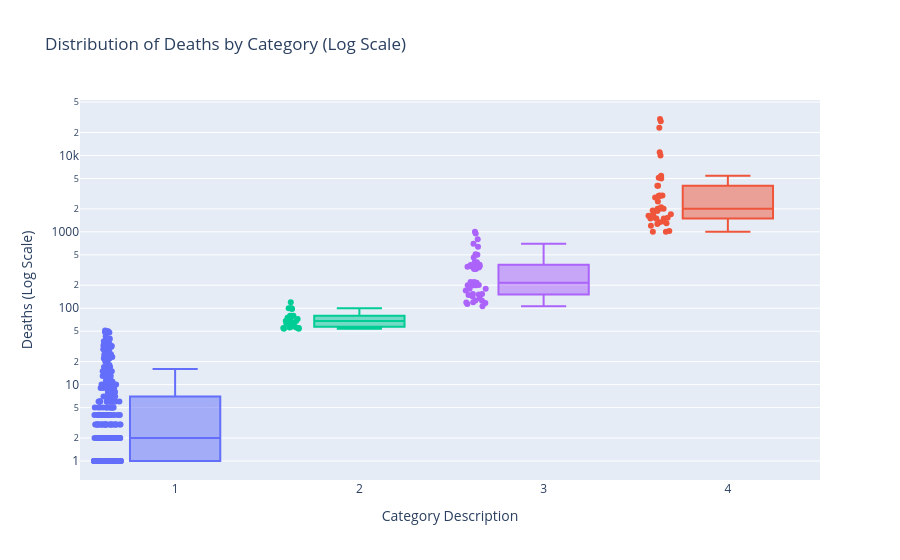
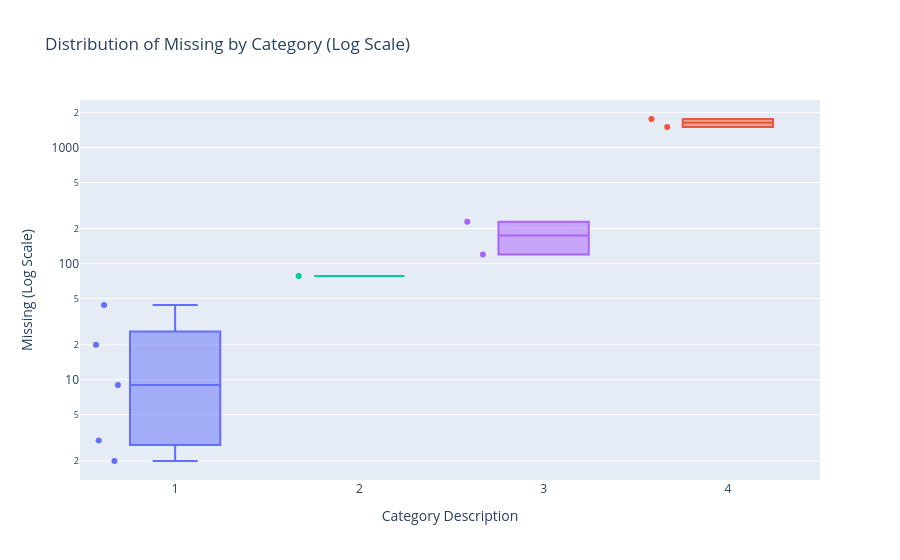
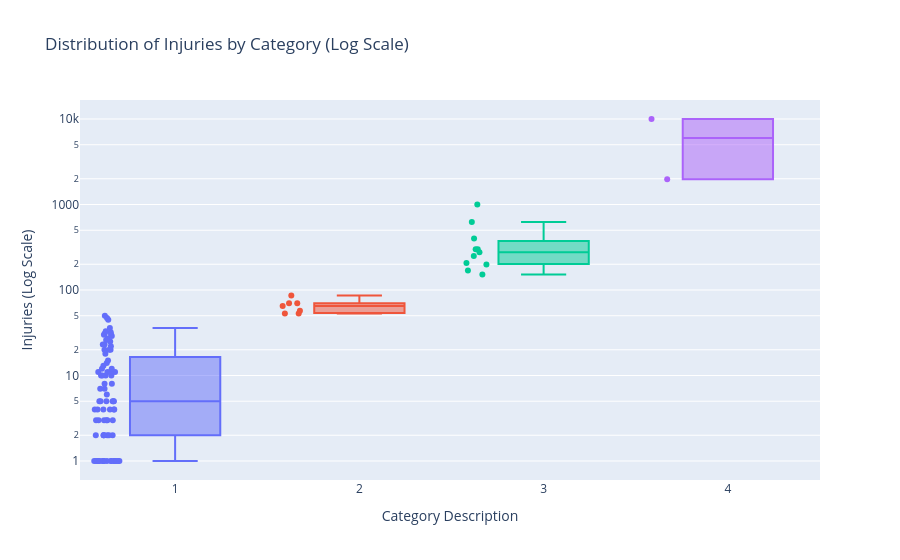
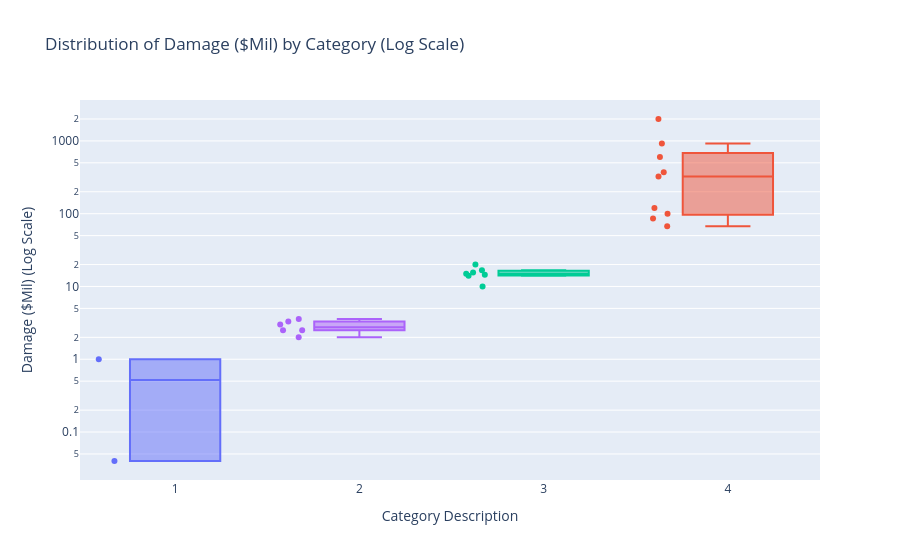

The notebook cell saved with these charts, in order:
### Markdown cell above
Looking at this result we can therefore see that dropping the description columns is not a good idea. We therefore have to find a way to understand this ordinal orders. To do this we will visualise the distribution of the description columns compared to the numerical values they represent in rows where we have both.

### Code cell
def visualize_distributions_by_category(df):
    """
    Creates box plots to visualize the distribution of various quantitative metrics
    for each corresponding description category.
    This helps justify why using the Median is better than the Mean (due to outliers).
    """
    metrics_to_visualize = [
        ('Deaths', 'Death Description'),
        ('Missing', 'Missing Description'),
        ('Injuries', 'Injuries Description'),
        ('Damage ($Mil)', 'Damage Description'),
        ('Houses Destroyed', 'Houses Destroyed Description'),
        ('Total Deaths', 'Total Death Description'),
        ('Total Missing', 'Total Missing Description'),
        ('Total Injuries', 'Total Injuries Description'),
        ('Total Damage ($Mil)', 'Total Damage Description'),
        ('Total Houses Destroyed', 'Total Houses Destroyed Description')
    ]

    for quantitative_col, description_col in metrics_to_visualize:
        df_filtered = df.dropna(subset=[quantitative_col, description_col])

        if df_filtered.empty:
            print(f"No data available for {quantitative_col} and {description_col}. Skipping plot.")
            continue
            
        fig = px.box(df_filtered, 
                     x=description_col, 
                     y=quantitative_col, 
                     points="all", 
                     title=f"Distribution of {quantitative_col} by Category (Log Scale)",
                     log_y=True,
                     labels={description_col: 'Category Description', quantitative_col: f'{quantitative_col} (Log Scale)'},
                     color=description_col
                    )
        
        fig.update_layout(showlegend=False)
        fig.show()

visualize_distributions_by_category(df_agent_divided)

### Figure 1 — Plotly figure (JSON) as saved in the notebook; plotly's stock layout.template omitted (floating-point values rounded to 4 significant figures; data arrays with more than 128 entries replaced by an {"elided": "..."} marker saying what was removed)
{"data": [{"alignmentgroup": "True", "boxpoints": "all", "hovertemplate": "Category Description=%{x}<br>Deaths (Log Scale)=%{y}<extra></extra>", "legendgroup": "1.0", "marker": {"color": "#636efa"}, "name": "1.0", "notched": false, "offsetgroup": "1.0", "orientation": "v", "showlegend": true, "type": "box", "x": {"elided": "336 float values"}, "x0": " ", "xaxis": "x", "y": {"elided": "336 float values"}, "y0": " ", "yaxis": "y"}, {"alignmentgroup": "True", "boxpoints": "all", "hovertemplate": "Category Description=%{x}<br>Deaths (Log Scale)=%{y}<extra></extra>", "legendgroup": "4.0", "marker": {"color": "#EF553B"}, "name": "4.0", "notched": false, "offsetgroup": "4.0", "orientation": "v", "showlegend": true, "type": "box", "x": [4.0, 4.0, 4.0, 4.0, 4.0, 4.0, 4.0, 4.0, 4.0, 4.0, 4.0, 4.0, 4.0, 4.0, 4.0, 4.0, 4.0, 4.0, 4.0, 4.0, 4.0, 4.0, 4.0, 4.0, 4.0, 4.0, 4.0, 4.0, 4.0, 4.0, 4.0, 4.0, 4.0, 4.0, 4.0, 4.0, 4.0, 4.0], "x0": " ", "xaxis": "x", "y": [2100.0, 30000.0, 1001.0, 10000.0, 1500.0, 4000.0, 1001.0, 5000.0, 2000.0, 3000.0, 3000.0, 2000.0, 2957.0, 1300.0, 1491.0, 5405.0, 1200.0, 11000.0, 4011.0, 1900.0, 2806.0, 1500.0, 2000.0, 1532.0, 1680.0, 28000.0, 1500.0, 2500.0, 1335.0, 5110.0, 1369.0, 2942.0, 1028.0, 1879.0, 23080.0, 1700.0, 1620.0, 1266.0], "y0": " ", "yaxis": "y"}, {"alignmentgroup": "True", "boxpoints": "all", "hovertemplate": "Category Description=%{x}<br>Deaths (Log Scale)=%{y}<extra></extra>", "legendgroup": "2.0", "marker": {"color": "#00cc96"}, "name": "2.0", "notched": false, "offsetgroup": "2.0", "orientation": "v", "showlegend": true, "type": "box", "x": [2.0, 2.0, 2.0, 2.0, 2.0, 2.0, 2.0, 2.0, 2.0, 2.0, 2.0, 2.0, 2.0, 2.0, 2.0, 2.0, 2.0, 2.0, 2.0, 2.0, 2.0, 2.0, 2.0, 2.0, 2.0, 2.0], "x0": " ", "xaxis": "x", "y": [80.0, 56.0, 100.0, 56.0, 63.0, 54.0, 74.0, 55.0, 72.0, 100.0, 98.0, 54.0, 68.0, 64.0, 120.0, 80.0, 80.0, 57.0, 68.0, 70.0, 75.0, 60.0, 60.0, 100.0, 55.0, 67.0], "y0": " ", "yaxis": "y"}, {"alignmentgroup": "True", "boxpoints": "all", "hovertemplate": "Category Description=%{x}<br>Deaths (Log Scale)=%{y}<extra></extra>", "legendgroup": "3.0", "marker": {"color": "#ab63fa"}, "name": "3.0", "notched": false, "offsetgroup": "3.0", "orientation": "v", "showlegend": true, "type": "box", "x": [3.0, 3.0, 3.0, 3.0, 3.0, 3.0, 3.0, 3.0, 3.0, 3.0, 3.0, 3.0, 3.0, 3.0, 3.0, 3.0, 3.0, 3.0, 3.0, 3.0, 3.0, 3.0, 3.0, 3.0, 3.0, 3.0, 3.0, 3.0, 3.0, 3.0, 3.0, 3.0, 3.0, 3.0, 3.0, 3.0, 3.0, 3.0, 3.0, 3.0, 3.0, 3.0, 3.0], "x0": " ", "xaxis": "x", "y": [220.0, 180.0, 400.0, 636.0, 800.0, 200.0, 120.0, 153.0, 135.0, 400.0, 953.0, 126.0, 1000.0, 106.0, 326.0, 170.0, 200.0, 340.0, 153.0, 461.0, 180.0, 350.0, 125.0, 350.0, 221.0, 325.0, 144.0, 200.0, 507.0, 117.0, 699.0, 500.0, 151.0, 114.0, 355.0, 215.0, 119.0, 149.0, 372.0, 200.0, 350.0, 367.0, 201.0], "y0": " ", "yaxis": "y"}], "layout": {"boxmode": "overlay", "legend": {"title": {"text": "Category Description"}, "tracegroupgap": 0}, "showlegend": false, "title": {"text": "Distribution of Deaths by Category (Log Scale)"}, "xaxis": {"anchor": "y", "categoryarray": [1, 4, 2, 3], "categoryorder": "array", "domain": [0, 1], "title": {"text": "Category Description"}}, "yaxis": {"anchor": "x", "domain": [0, 1], "title": {"text": "Deaths (Log Scale)"}, "type": "log"}}}

### Figure 2 — Plotly figure (JSON) as saved in the notebook; plotly's stock layout.template omitted (floating-point values rounded to 4 significant figures)
{"data": [{"alignmentgroup": "True", "boxpoints": "all", "hovertemplate": "Category Description=%{x}<br>Missing (Log Scale)=%{y}<extra></extra>", "legendgroup": "1.0", "marker": {"color": "#636efa"}, "name": "1.0", "notched": false, "offsetgroup": "1.0", "orientation": "v", "showlegend": true, "type": "box", "x": [1.0, 1.0, 1.0, 1.0, 1.0], "x0": " ", "xaxis": "x", "y": [2.0, 3.0, 44.0, 9.0, 20.0], "y0": " ", "yaxis": "y"}, {"alignmentgroup": "True", "boxpoints": "all", "hovertemplate": "Category Description=%{x}<br>Missing (Log Scale)=%{y}<extra></extra>", "legendgroup": "4.0", "marker": {"color": "#EF553B"}, "name": "4.0", "notched": false, "offsetgroup": "4.0", "orientation": "v", "showlegend": true, "type": "box", "x": [4.0, 4.0], "x0": " ", "xaxis": "x", "y": [1500.0, 1755.0], "y0": " ", "yaxis": "y"}, {"alignmentgroup": "True", "boxpoints": "all", "hovertemplate": "Category Description=%{x}<br>Missing (Log Scale)=%{y}<extra></extra>", "legendgroup": "2.0", "marker": {"color": "#00cc96"}, "name": "2.0", "notched": false, "offsetgroup": "2.0", "orientation": "v", "showlegend": true, "type": "box", "x": [2.0], "x0": " ", "xaxis": "x", "y": [78.0], "y0": " ", "yaxis": "y"}, {"alignmentgroup": "True", "boxpoints": "all", "hovertemplate": "Category Description=%{x}<br>Missing (Log Scale)=%{y}<extra></extra>", "legendgroup": "3.0", "marker": {"color": "#ab63fa"}, "name": "3.0", "notched": false, "offsetgroup": "3.0", "orientation": "v", "showlegend": true, "type": "box", "x": [3.0, 3.0], "x0": " ", "xaxis": "x", "y": [120.0, 229.0], "y0": " ", "yaxis": "y"}], "layout": {"boxmode": "overlay", "legend": {"title": {"text": "Category Description"}, "tracegroupgap": 0}, "showlegend": false, "title": {"text": "Distribution of Missing by Category (Log Scale)"}, "xaxis": {"anchor": "y", "categoryarray": [1, 4, 2, 3], "categoryorder": "array", "domain": [0, 1], "title": {"text": "Category Description"}}, "yaxis": {"anchor": "x", "domain": [0, 1], "title": {"text": "Missing (Log Scale)"}, "type": "log"}}}

### Figure 3 — Plotly figure (JSON) as saved in the notebook; plotly's stock layout.template omitted (floating-point values rounded to 4 significant figures)
{"data": [{"alignmentgroup": "True", "boxpoints": "all", "hovertemplate": "Category Description=%{x}<br>Injuries (Log Scale)=%{y}<extra></extra>", "legendgroup": "1.0", "marker": {"color": "#636efa"}, "name": "1.0", "notched": false, "offsetgroup": "1.0", "orientation": "v", "showlegend": true, "type": "box", "x": [1.0, 1.0, 1.0, 1.0, 1.0, 1.0, 1.0, 1.0, 1.0, 1.0, 1.0, 1.0, 1.0, 1.0, 1.0, 1.0, 1.0, 1.0, 1.0, 1.0, 1.0, 1.0, 1.0, 1.0, 1.0, 1.0, 1.0, 1.0, 1.0, 1.0, 1.0, 1.0, 1.0, 1.0, 1.0, 1.0, 1.0, 1.0, 1.0, 1.0, 1.0, 1.0, 1.0, 1.0, 1.0, 1.0, 1.0, 1.0, 1.0, 1.0, 1.0, 1.0, 1.0, 1.0, 1.0, 1.0, 1.0, 1.0, 1.0, 1.0, 1.0, 1.0, 1.0, 1.0, 1.0, 1.0, 1.0, 1.0, 1.0, 1.0, 1.0, 1.0, 1.0, 1.0, 1.0, 1.0, 1.0, 1.0, 1.0, 1.0], "x0": " ", "xaxis": "x", "y": [5.0, 31.0, 30.0, 47.0, 1.0, 11.0, 1.0, 3.0, 10.0, 45.0, 1.0, 2.0, 36.0, 1.0, 3.0, 4.0, 20.0, 7.0, 26.0, 2.0, 20.0, 1.0, 1.0, 1.0, 10.0, 6.0, 11.0, 5.0, 3.0, 10.0, 4.0, 1.0, 2.0, 23.0, 11.0, 15.0, 7.0, 4.0, 2.0, 50.0, 1.0, 5.0, 12.0, 22.0, 5.0, 20.0, 18.0, 29.0, 4.0, 1.0, 32.0, 5.0, 14.0, 13.0, 1.0, 1.0, 2.0, 5.0, 1.0, 1.0, 8.0, 3.0, 4.0, 2.0, 4.0, 3.0, 10.0, 11.0, 8.0, 11.0, 3.0, 30.0, 1.0, 27.0, 23.0, 2.0, 1.0, 25.0, 12.0, 33.0], "y0": " ", "yaxis": "y"}, {"alignmentgroup": "True", "boxpoints": "all", "hovertemplate": "Category Description=%{x}<br>Injuries (Log Scale)=%{y}<extra></extra>", "legendgroup": "2.0", "marker": {"color": "#EF553B"}, "name": "2.0", "notched": false, "offsetgroup": "2.0", "orientation": "v", "showlegend": true, "type": "box", "x": [2.0, 2.0, 2.0, 2.0, 2.0, 2.0, 2.0], "x0": " ", "xaxis": "x", "y": [53.0, 65.0, 70.0, 57.0, 53.0, 86.0, 70.0], "y0": " ", "yaxis": "y"}, {"alignmentgroup": "True", "boxpoints": "all", "hovertemplate": "Category Description=%{x}<br>Injuries (Log Scale)=%{y}<extra></extra>", "legendgroup": "3.0", "marker": {"color": "#00cc96"}, "name": "3.0", "notched": false, "offsetgroup": "3.0", "orientation": "v", "showlegend": true, "type": "box", "x": [3.0, 3.0, 3.0, 3.0, 3.0, 3.0, 3.0, 3.0, 3.0, 3.0, 3.0], "x0": " ", "xaxis": "x", "y": [300.0, 199.0, 207.0, 250.0, 624.0, 1000.0, 152.0, 300.0, 400.0, 277.0, 169.0], "y0": " ", "yaxis": "y"}, {"alignmentgroup": "True", "boxpoints": "all", "hovertemplate": "Category Description=%{x}<br>Injuries (Log Scale)=%{y}<extra></extra>", "legendgroup": "4.0", "marker": {"color": "#ab63fa"}, "name": "4.0", "notched": false, "offsetgroup": "4.0", "orientation": "v", "showlegend": true, "type": "box", "x": [4.0, 4.0], "x0": " ", "xaxis": "x", "y": [10000.0, 1972.0], "y0": " ", "yaxis": "y"}], "layout": {"boxmode": "overlay", "legend": {"title": {"text": "Category Description"}, "tracegroupgap": 0}, "showlegend": false, "title": {"text": "Distribution of Injuries by Category (Log Scale)"}, "xaxis": {"anchor": "y", "categoryarray": [1, 2, 3, 4], "categoryorder": "array", "domain": [0, 1], "title": {"text": "Category Description"}}, "yaxis": {"anchor": "x", "domain": [0, 1], "title": {"text": "Injuries (Log Scale)"}, "type": "log"}}}

### Figure 4 — Plotly figure (JSON) as saved in the notebook; plotly's stock layout.template omitted (floating-point values rounded to 4 significant figures)
{"data": [{"alignmentgroup": "True", "boxpoints": "all", "hovertemplate": "Category Description=%{x}<br>Damage ($Mil) (Log Scale)=%{y}<extra></extra>", "legendgroup": "1.0", "marker": {"color": "#636efa"}, "name": "1.0", "notched": false, "offsetgroup": "1.0", "orientation": "v", "showlegend": true, "type": "box", "x": [1.0, 1.0], "x0": " ", "xaxis": "x", "y": [0.04, 1.0], "y0": " ", "yaxis": "y"}, {"alignmentgroup": "True", "boxpoints": "all", "hovertemplate": "Category Description=%{x}<br>Damage ($Mil) (Log Scale)=%{y}<extra></extra>", "legendgroup": "4.0", "marker": {"color": "#EF553B"}, "name": "4.0", "notched": false, "offsetgroup": "4.0", "orientation": "v", "showlegend": true, "type": "box", "x": [4.0, 4.0, 4.0, 4.0, 4.0, 4.0, 4.0, 4.0, 4.0], "x0": " ", "xaxis": "x", "y": [2000.0, 86.0, 600.0, 100.0, 370.0, 120.0, 67.0, 325.0, 924.0], "y0": " ", "yaxis": "y"}, {"alignmentgroup": "True", "boxpoints": "all", "hovertemplate": "Category Description=%{x}<br>Damage ($Mil) (Log Scale)=%{y}<extra></extra>", "legendgroup": "3.0", "marker": {"color": "#00cc96"}, "name": "3.0", "notched": false, "offsetgroup": "3.0", "orientation": "v", "showlegend": true, "type": "box", "x": [3.0, 3.0, 3.0, 3.0, 3.0, 3.0, 3.0], "x0": " ", "xaxis": "x", "y": [10.0, 15.0, 14.5, 14.0, 20.0, 16.72, 15.5], "y0": " ", "yaxis": "y"}, {"alignmentgroup": "True", "boxpoints": "all", "hovertemplate": "Category Description=%{x}<br>Damage ($Mil) (Log Scale)=%{y}<extra></extra>", "legendgroup": "2.0", "marker": {"color": "#ab63fa"}, "name": "2.0", "notched": false, "offsetgroup": "2.0", "orientation": "v", "showlegend": true, "type": "box", "x": [2.0, 2.0, 2.0, 2.0, 2.0, 2.0], "x0": " ", "xaxis": "x", "y": [3.3, 2.5, 3.0, 2.0, 3.564, 2.5], "y0": " ", "yaxis": "y"}], "layout": {"boxmode": "overlay", "legend": {"title": {"text": "Category Description"}, "tracegroupgap": 0}, "showlegend": false, "title": {"text": "Distribution of Damage ($Mil) by Category (Log Scale)"}, "xaxis": {"anchor": "y", "categoryarray": [1, 4, 3, 2], "categoryorder": "array", "domain": [0, 1], "title": {"text": "Category Description"}}, "yaxis": {"anchor": "x", "domain": [0, 1], "title": {"text": "Damage ($Mil) (Log Scale)"}, "type": "log"}}}
